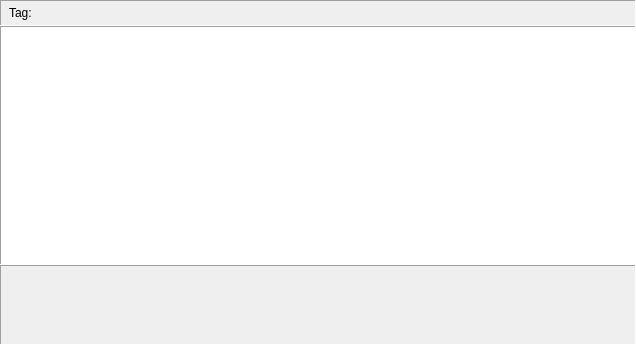
<?xml version="1.0" encoding="UTF-8"?>
<ui version="4.0">
 <class>TagReportWidget</class>
 <widget class="QWidget" name="TagReportWidget">
  <property name="geometry">
   <rect>
    <x>0</x>
    <y>0</y>
    <width>636</width>
    <height>345</height>
   </rect>
  </property>
  <property name="windowTitle">
   <string>Report by category</string>
  </property>
  <layout class="QVBoxLayout" name="verticalLayout">
   <property name="spacing">
    <number>0</number>
   </property>
   <property name="leftMargin">
    <number>0</number>
   </property>
   <property name="topMargin">
    <number>0</number>
   </property>
   <property name="rightMargin">
    <number>0</number>
   </property>
   <property name="bottomMargin">
    <number>0</number>
   </property>
   <item>
    <widget class="QFrame" name="ReportParamsFrame">
     <property name="sizePolicy">
      <sizepolicy hsizetype="Preferred" vsizetype="Preferred">
       <horstretch>0</horstretch>
       <verstretch>0</verstretch>
      </sizepolicy>
     </property>
     <property name="frameShape">
      <enum>QFrame::Panel</enum>
     </property>
     <property name="frameShadow">
      <enum>QFrame::Sunken</enum>
     </property>
     <layout class="QGridLayout" name="gridLayout">
      <property name="leftMargin">
       <number>2</number>
      </property>
      <property name="topMargin">
       <number>2</number>
      </property>
      <property name="rightMargin">
       <number>2</number>
      </property>
      <property name="bottomMargin">
       <number>2</number>
      </property>
      <property name="spacing">
       <number>6</number>
      </property>
      <item row="0" column="3">
       <spacer name="ReportFrameSpacer">
        <property name="orientation">
         <enum>Qt::Horizontal</enum>
        </property>
        <property name="sizeHint" stdset="0">
         <size>
          <width>40</width>
          <height>20</height>
         </size>
        </property>
       </spacer>
      </item>
      <item row="0" column="0">
       <widget class="DateRangeSelector" name="ReportRange" native="true">
        <property name="ItemsList" stdset="0">
         <string notr="true">QTD;YTD;this_year;last_year</string>
        </property>
       </widget>
      </item>
      <item row="0" column="1">
       <widget class="QLabel" name="ReportTagLbl">
        <property name="text">
         <string>Tag:</string>
        </property>
       </widget>
      </item>
      <item row="0" column="2">
       <widget class="TagSelector" name="ReportTagEdit" native="true"/>
      </item>
     </layout>
    </widget>
   </item>
   <item>
    <widget class="QTableView" name="ReportTableView">
     <property name="sizePolicy">
      <sizepolicy hsizetype="Expanding" vsizetype="Expanding">
       <horstretch>0</horstretch>
       <verstretch>3</verstretch>
      </sizepolicy>
     </property>
     <property name="frameShape">
      <enum>QFrame::Panel</enum>
     </property>
     <property name="frameShadow">
      <enum>QFrame::Sunken</enum>
     </property>
     <property name="editTriggers">
      <set>QAbstractItemView::NoEditTriggers</set>
     </property>
     <property name="alternatingRowColors">
      <bool>true</bool>
     </property>
     <property name="gridStyle">
      <enum>Qt::DotLine</enum>
     </property>
     <property name="wordWrap">
      <bool>false</bool>
     </property>
     <attribute name="verticalHeaderVisible">
      <bool>false</bool>
     </attribute>
     <attribute name="verticalHeaderMinimumSectionSize">
      <number>20</number>
     </attribute>
     <attribute name="verticalHeaderDefaultSectionSize">
      <number>20</number>
     </attribute>
    </widget>
   </item>
   <item>
    <widget class="QFrame" name="DetailsFrame">
     <property name="sizePolicy">
      <sizepolicy hsizetype="Preferred" vsizetype="Preferred">
       <horstretch>0</horstretch>
       <verstretch>1</verstretch>
      </sizepolicy>
     </property>
     <property name="frameShape">
      <enum>QFrame::Panel</enum>
     </property>
     <property name="frameShadow">
      <enum>QFrame::Sunken</enum>
     </property>
     <layout class="QVBoxLayout" name="verticalLayout_2">
      <property name="leftMargin">
       <number>0</number>
      </property>
      <property name="topMargin">
       <number>0</number>
      </property>
      <property name="rightMargin">
       <number>0</number>
      </property>
      <property name="bottomMargin">
       <number>0</number>
      </property>
      <item>
       <widget class="JalOperationsTabs" name="OperationDetails" native="true">
        <property name="enabled">
         <bool>true</bool>
        </property>
        <property name="sizePolicy">
         <sizepolicy hsizetype="Preferred" vsizetype="Preferred">
          <horstretch>0</horstretch>
          <verstretch>0</verstretch>
         </sizepolicy>
        </property>
       </widget>
      </item>
     </layout>
    </widget>
   </item>
  </layout>
 </widget>
 <customwidgets>
  <customwidget>
   <class>DateRangeSelector</class>
   <extends>QWidget</extends>
   <header>jal/widgets/custom/date_range_selector.h</header>
   <container>1</container>
  </customwidget>
  <customwidget>
   <class>TagSelector</class>
   <extends>QWidget</extends>
   <header>jal/widgets/reference_selector.h</header>
   <container>1</container>
  </customwidget>
  <customwidget>
   <class>JalOperationsTabs</class>
   <extends>QWidget</extends>
   <header>jal/widgets/operations_tabs.h</header>
   <container>1</container>
  </customwidget>
 </customwidgets>
 <resources/>
 <connections/>
</ui>
